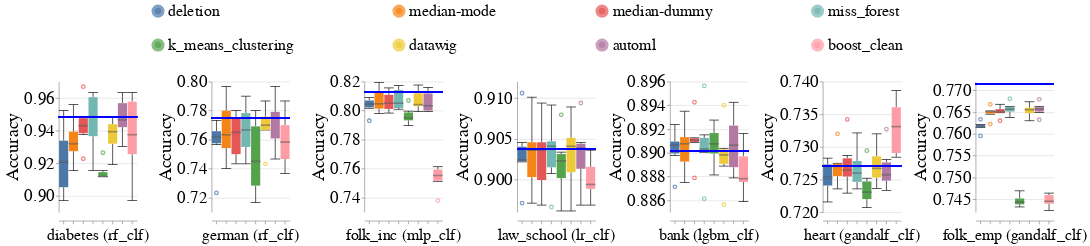

The notebook cell saved with this chart:
### Markdown cell above
### Overall Metrics

### Code cell
create_box_plots_for_diff_imputers_and_datasets(train_injection_scenario='MCAR3',
                                                test_injection_scenario='MCAR3',
                                                metric_name='accuracy',
                                                db_client=db_client)

### Figure 1 — Vega-Lite specification as saved in the notebook (floating-point values rounded to 4 significant figures; data arrays with more than 128 entries replaced by an {"elided": "..."} marker saying what was removed)
{"config": {"view": {"continuousWidth": 400, "continuousHeight": 300, "stroke": null}, "axis": {"labelFontSize": 26, "labelFontWeight": "normal", "titleFontSize": 28, "titleFontWeight": "normal"}, "facet": {"spacing": 15}, "header": {"labelFontSize": 24, "labelOrient": "bottom", "labelPadding": 5, "titleFontSize": 28}, "legend": {"columns": 4, "direction": "horizontal", "labelFontSize": 24, "labelLimit": 400, "orient": "top", "symbolOffset": 140, "symbolStrokeWidth": 10, "titleAnchor": "middle", "titleFontSize": 26, "titleLimit": 300}, "title": {"fontSize": 28}}, "data": {"name": "data-bc16b38833263fd0a77bce659d40dc77"}, "facet": {"column": {"field": "Dataset_Name_With_Model_Name", "sort": {"field": "Dataset_Sequence_Number", "order": "ascending"}, "title": null, "type": "nominal"}}, "spec": {"layer": [{"mark": {"type": "boxplot", "median": {"stroke": "black", "strokeWidth": 0.7}, "ticks": true}, "encoding": {"color": {"field": "Null_Imputer_Name", "sort": ["deletion", "median-mode", "median-dummy", "miss_forest", "k_means_clustering", "datawig", "automl", "boost_clean"], "title": null, "type": "nominal"}, "x": {"axis": {"labels": false}, "field": "Null_Imputer_Name", "sort": ["deletion", "median-mode", "median-dummy", "miss_forest", "k_means_clustering", "datawig", "automl", "boost_clean"], "title": null, "type": "nominal"}, "y": {"field": "Metric_Value", "scale": {"zero": false}, "title": "Accuracy", "type": "quantitative"}}}, {"mark": "rule", "encoding": {"color": {"value": "blue"}, "size": {"value": 2}, "y": {"field": "Baseline_Median", "type": "quantitative"}}}], "height": 200, "width": 120}, "resolve": {"scale": {"y": "independent"}}, "$schema": "https://vega.github.io/schema/vega-lite/v4.17.0.json", "datasets": {"data-bc16b38833263fd0a77bce659d40dc77": {"elided": "336 records"}}}
